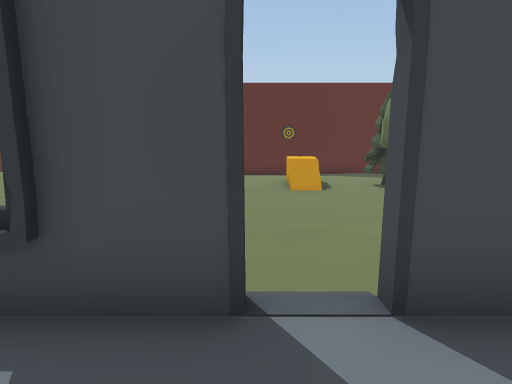
[1] (above)

20 first-person views from a walk through a scene from a Unity 3-D project. The camera is 1.3 m above the floor, tilts 10° down and sees 70° across. The floor is counted in squares, 1 m on a side. Each view is taken from the middle of a square. On the plan, view 1 faces up. The plan holds only what a view shows up to about 15 squares ahead; the rest is blank. The player character is not drawn.

[2]
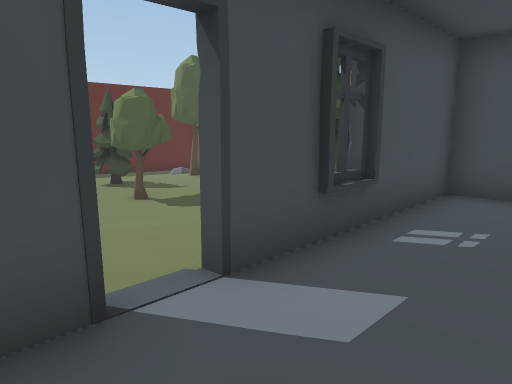

[3]
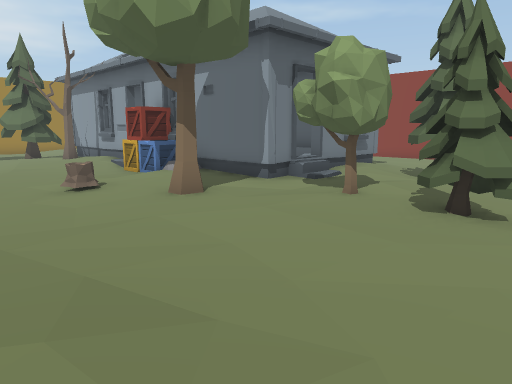

[4]
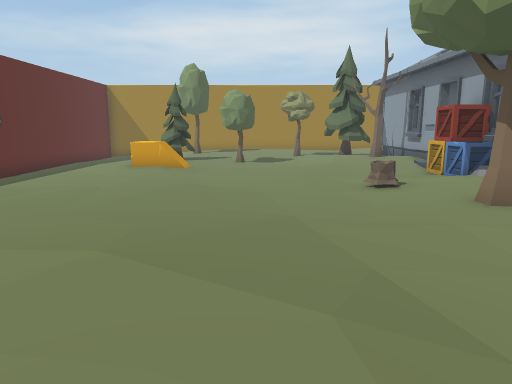

[5]
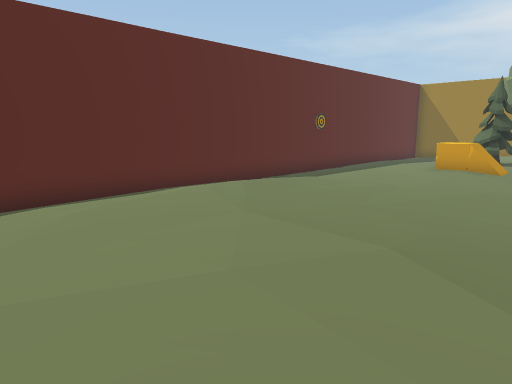

[6]
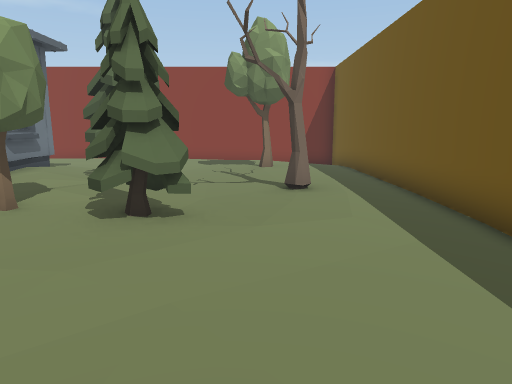

[7]
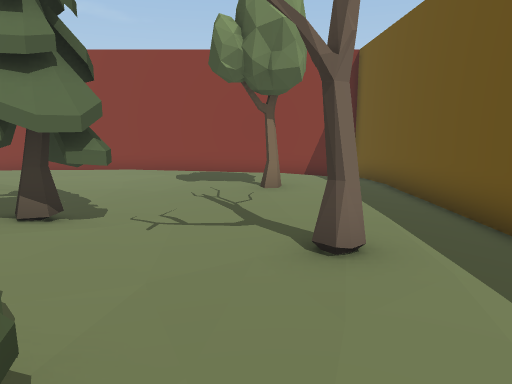

[8]
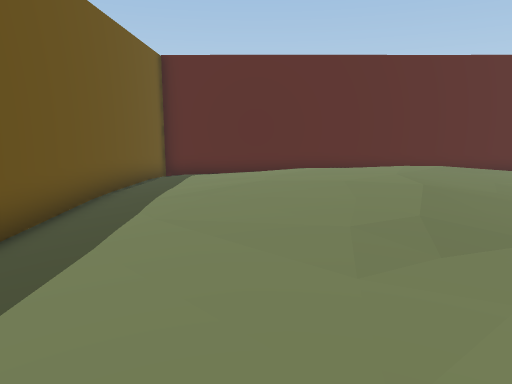

[9]
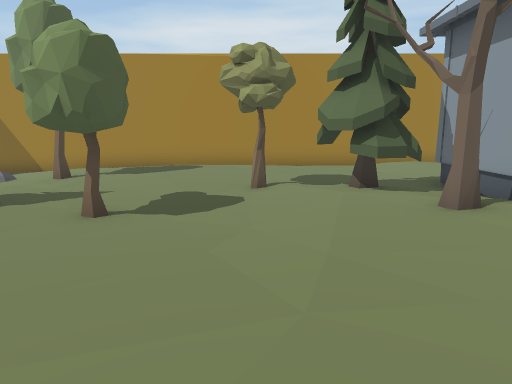

[10]
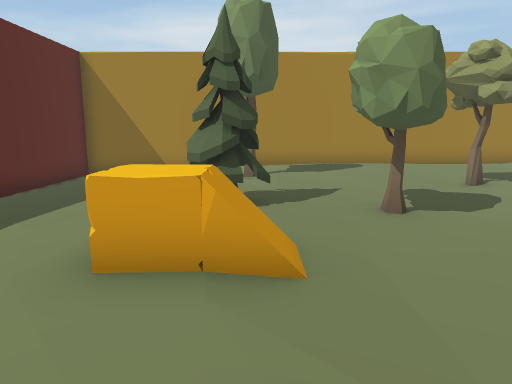

[11]
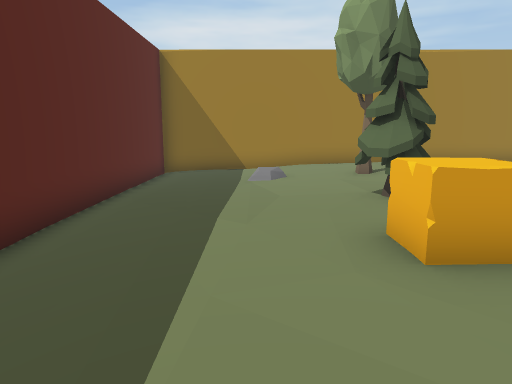

[12]
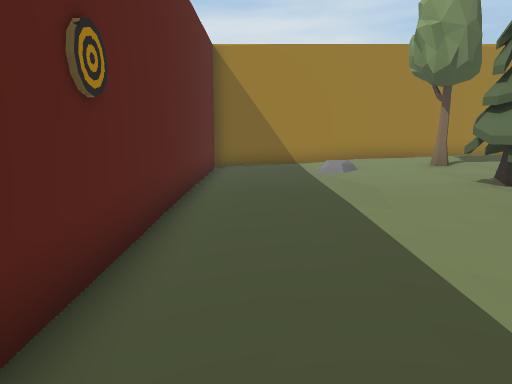

[13]
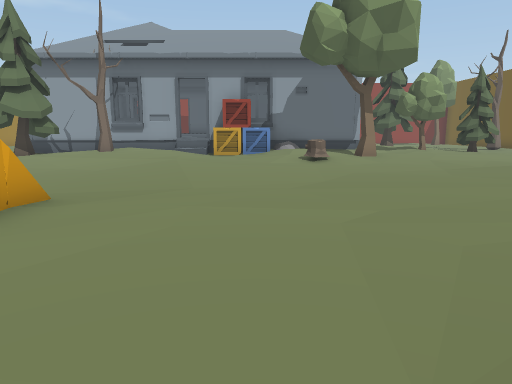

[14]
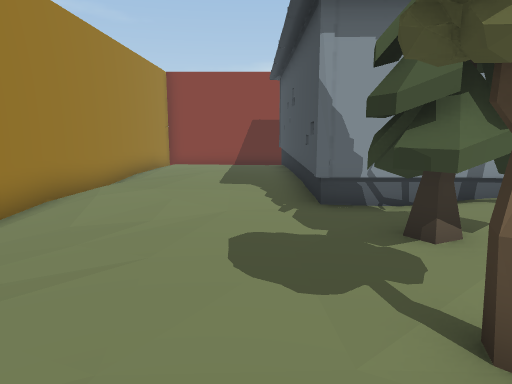

[15]
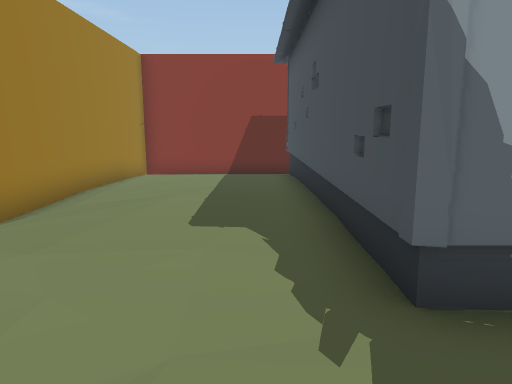

[16]
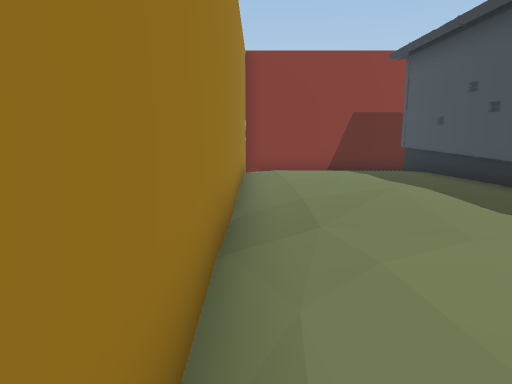

[17]
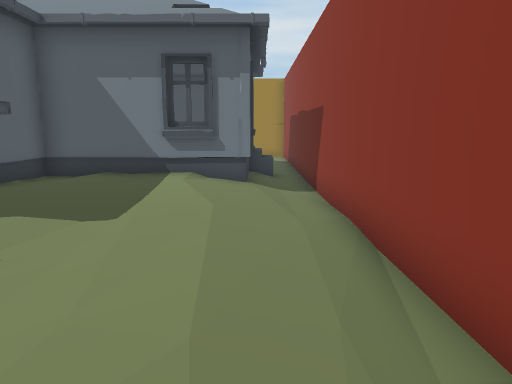

[18]
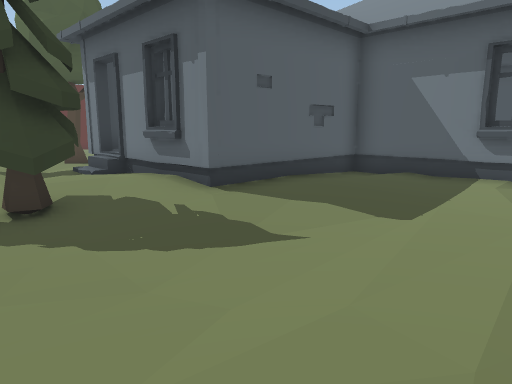

[19]
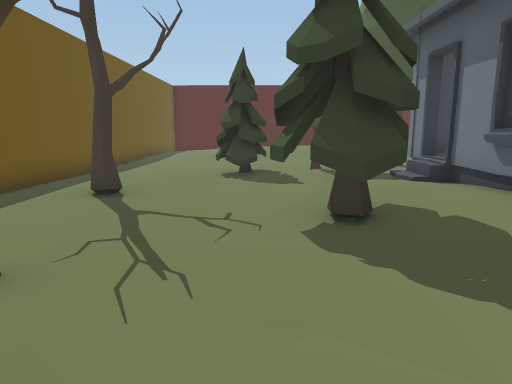

[20]
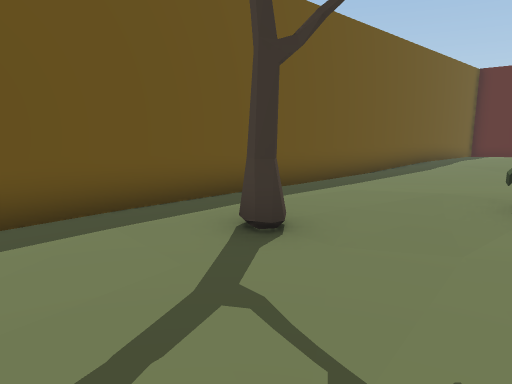

### Floor plan
Key: @ floor where view 1 was taken; # wall or solid block; . main floor; : floor 0.25 m higher than the main floor; - floor 0.25 m lower than the main floor; + floor 0.5 m higher than the main floor; _ floor 0.5 m lower than the main floor; < floor 0.75 m lower than the main floor; / step, stairs or slope; = window, fence, low wall or low ledge; T tree; H house; S stump; C crate; O other object.
Columns run from 16 left of view 1 to 13 right of it. Each row starts with its distance up from view 1.
 19 ##############################
 18 #_            _______________#
 17 #             //_/__---______#
 16 #    .../// ------------_____#
 15 #/--........------------_-___#
 14 #/-.........----------------/#
 13 #--....::....----OO-TT------ #
 12 #--..:::.....---.=O.TT-.T..  #
 11 #--..:::......---------....  #
 10 #--...::.....-..---TTT-....  #
  9 #--...:..........---T--....  #
  8 #---.............------....  #
  7 #---..............----TT...  #
  6 #---........S.........T..... #
  5 #---......T..........TTT...--#
  4 #--................T.TT....--#
  3 #--..TTTTT...CCCCH.H........-#
  2 #-....T.T.###HH #HHHH###..../#
  1 #-..--....             #..../#
  0 #-.T---...#    +@      #..../#
 -1 #-..--TTT.H            #..../#
 -2 #-..--TTT/#            #....-#
 -3 #-..----//###HH#       #-..--#
 -4 #--.T----/.....#       #-----#
 -5 #--..-------...#       #-----#
 -6 #--..--------..H       #----/#
 -7 #---.--.--.....#       #--  /#
 -8 # -- --------//HHHH HH H     #
 -9 #       ////-_________ ____ <#
-10 ##############################

Where each view was taken, in squares from view 1:
view 1: 0 up, 0 right, facing up
view 2: 0 up, 1 left, facing up-right
view 3: 9 up, 12 left, facing down-right
view 4: 9 up, 12 left, facing right
view 5: 9 up, 12 left, facing up-right
view 6: 8 up, 12 left, facing down
view 7: 4 up, 12 left, facing down
view 8: 4 up, 12 left, facing up
view 9: 7 up, 2 left, facing right
view 10: 12 up, 2 left, facing right
view 11: 15 up, 2 left, facing right
view 12: 17 up, 2 left, facing right
view 13: 17 up, 2 left, facing down
view 14: 9 up, 8 right, facing down
view 15: 5 up, 8 right, facing down
view 16: 5 up, 12 right, facing down
view 17: 8 down, 10 left, facing right
view 18: 8 down, 10 left, facing up-right
view 19: 7 down, 10 left, facing up
view 20: 3 down, 10 left, facing up-left
